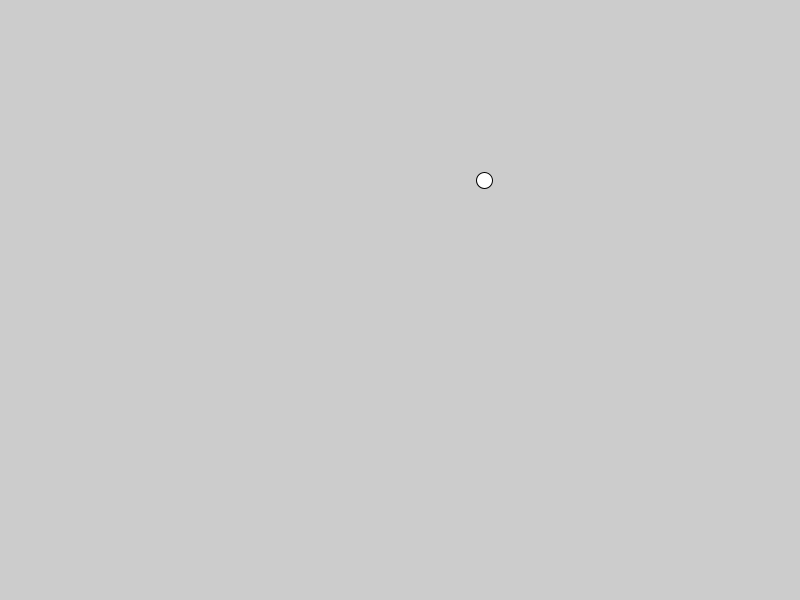
Frame 1 (no input)
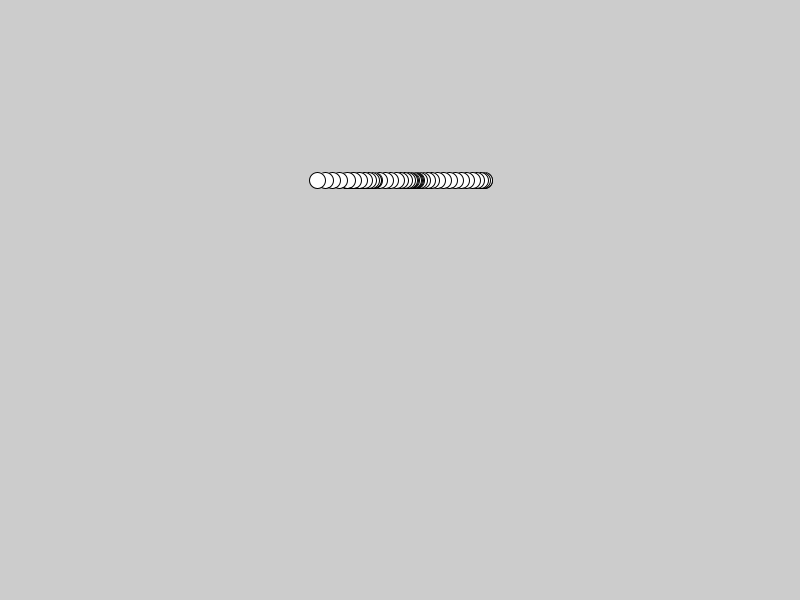
Frame 60 (the mouse pressed at the canvas centre just before this capture)
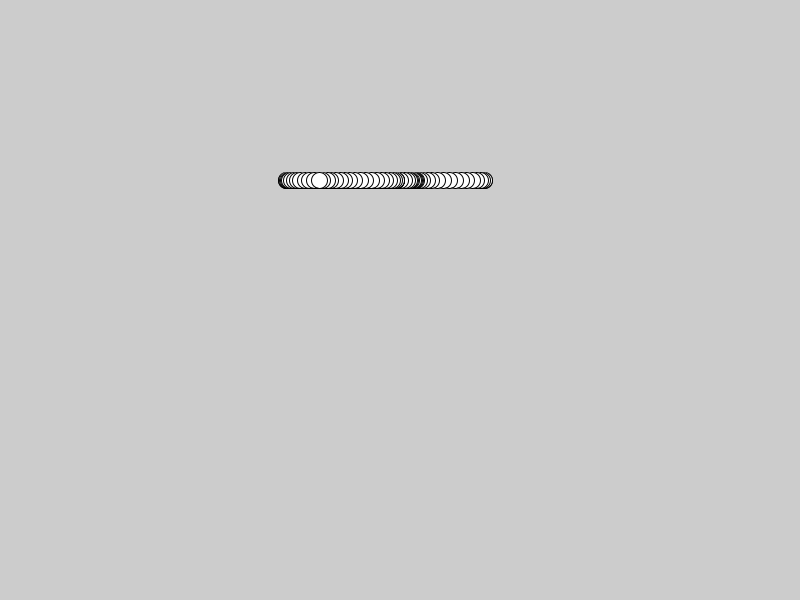
Frame 120 (the mouse held since frame 60 and released just before this capture)

The Processing sketch that drew these frames (run headless with seeded random() and noise(); from frame 60 on, the mouse is pressed at the canvas centre):

// Processing sketch: PerlinNoise
// ── PerlinNoise.pde

void setup() {
  size(800, 600);
}

float t = 0;

void draw() {
  float x_n = noise(t);
  float x = map(x_n,0,1,0,width);
  ellipse(x,180,16,16);
  
  t += 0.01;
  
}
